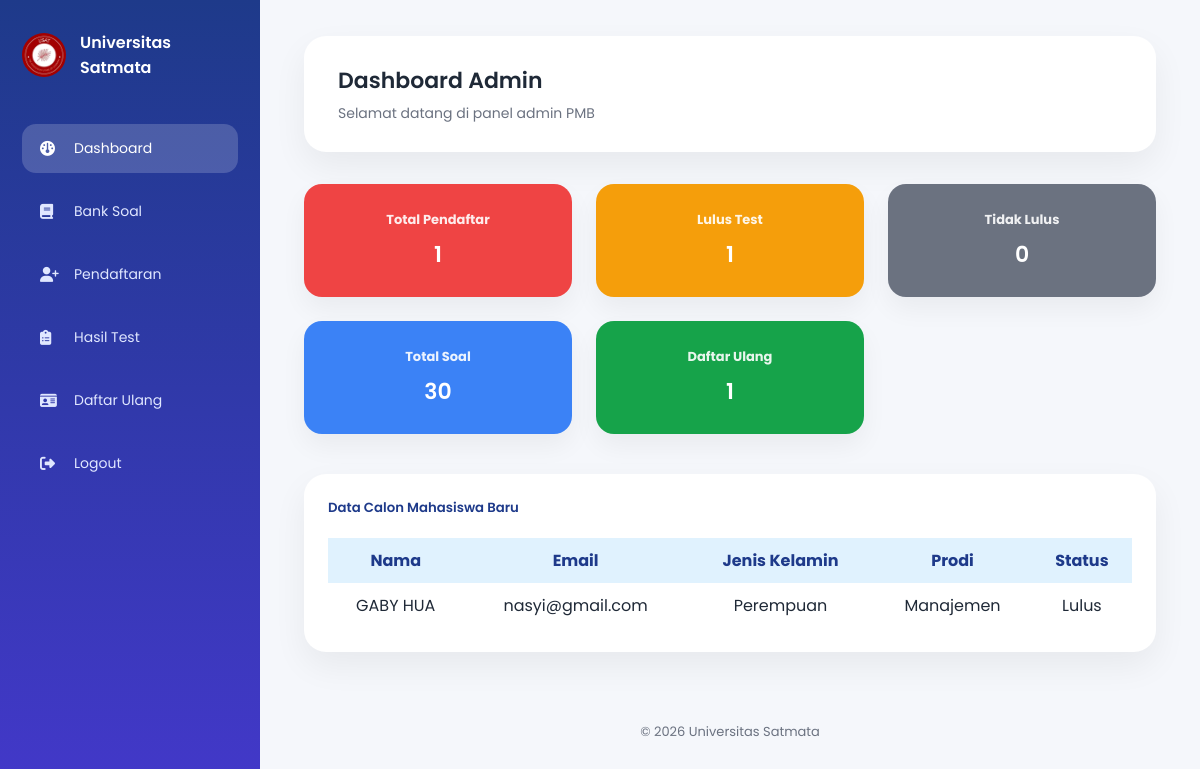
The app's page /admin/dashboard_admin.php with its own data.
### tables this page shows
CREATE TABLE `calon_mahasiswa` (
  `id` int(11) NOT NULL,
  `user_id` int(11) DEFAULT NULL,
  `nama` varchar(100) DEFAULT NULL,
  `jenis_kelamin` enum('Laki-laki','Perempuan') DEFAULT NULL,
  `email` varchar(100) DEFAULT NULL,
  `phone` varchar(20) DEFAULT NULL,
  `asal_sekolah` varchar(100) DEFAULT NULL,
  `prodi` varchar(50) DEFAULT NULL,
  `alamat` text DEFAULT NULL,
  `tanggal_lahir` date DEFAULT NULL,
  `foto` varchar(255) DEFAULT NULL,
  `tanggal_daftar` date DEFAULT NULL,
  `status_test` enum('Belum','Lulus','Tidak Lulus') DEFAULT 'Belum',
  `nilai_test` int(11) DEFAULT NULL,
  `nomor_test` varchar(20) DEFAULT NULL,
  `nim` varchar(20) DEFAULT NULL,
  `tanggal_test` date DEFAULT NULL,
  `profil_lengkap` tinyint(1) DEFAULT 0
);

### admin/dashboard_admin.php (the view, shortened to what this page needs)
<?php
include '../config.php';
$total_pendaftar    = mysqli_num_rows(mysqli_query($conn,"SELECT id FROM calon_mahasiswa"));
$lulus              = mysqli_num_rows(mysqli_query($conn,"SELECT id FROM calon_mahasiswa WHERE status_test='Lulus'"));
$gagal              = mysqli_num_rows(mysqli_query($conn,"SELECT id FROM calon_mahasiswa WHERE status_test='Tidak Lulus'"));
$total_daftar_ulang = mysqli_num_rows(mysqli_query($conn,"SELECT id FROM calon_mahasiswa WHERE nim IS NOT NULL"));
$total_soal         = mysqli_num_rows(mysqli_query($conn,"SELECT id FROM soal"));
$data = mysqli_query($conn,"SELECT * FROM calon_mahasiswa ORDER BY id DESC LIMIT 5");
?>
<!DOCTYPE html>
<html lang="id">
<head>
<link rel="stylesheet" href="https://cdnjs.cloudflare.com/ajax/libs/font-awesome/6.5.0/css/all.min.css">
</head>
<body>
<div class="sidebar">
    <div class="brand">
        <img src="../assets/usat.jpg" alt="Logo">
        <h3>Universitas Satmata</h3>
    </div>
    <a href="dashboard_admin.php" class="active"><i class="fa-solid fa-gauge"></i> Dashboard</a>
    <a href="bank_soal.php"><i class="fa-solid fa-book"></i> Bank Soal</a>
    <a href="admin_pendaftaran.php"><i class="fa-solid fa-user-plus"></i> Pendaftaran</a>
    <a href="hasil_test_admin.php"><i class="fa-solid fa-clipboard-list"></i> Hasil Test</a>
    <a href="daftar_ulang_admin.php"><i class="fa-solid fa-id-card"></i> Daftar Ulang</a>
    <a href="logout_admin.php"><i class="fa-solid fa-right-from-bracket"></i> Logout</a>
</div>
<div class="main">
<div class="header">
    <h2>Dashboard Admin</h2>
    <p>Selamat datang di panel admin PMB</p>
</div>
<div class="info">
    <div class="info-card bg-pendaftar"><h4>Total Pendaftar</h4><p><?= $total_pendaftar ?></p></div>
    <div class="info-card bg-lulus"><h4>Lulus Test</h4><p><?= $lulus ?></p></div>
    <div class="info-card bg-gagal"><h4>Tidak Lulus</h4><p><?= $gagal ?></p></div>
    <div class="info-card bg-soal"><h4>Total Soal</h4><p><?= $total_soal ?></p></div>
    <div class="info-card bg-daftar-ulang"><h4>Daftar Ulang</h4><p><?= $total_daftar_ulang ?></p></div>
</div>
<div class="table-card">
    <h5>Data Calon Mahasiswa Baru</h5>
    <table class="table table-bordered align-middle">
        <thead>
            <tr>
                <th>Nama</th>
                <th>Email</th>
                <th>Jenis Kelamin</th>
                <th>Prodi</th>
                <th>Status</th>
            </tr>
        </thead>
        <tbody>
        <?php while($row=mysqli_fetch_assoc($data)){ ?>
            <tr>
                <td><?= htmlspecialchars($row['nama']) ?></td>
                <td><?= htmlspecialchars($row['email']) ?></td>
                <td><?= htmlspecialchars($row['jenis_kelamin'] ?? '') ?></td>
                <td><?= htmlspecialchars($row['prodi']) ?></td>
                <td><?= htmlspecialchars($row['status_test']) ?></td>
            </tr>
        <?php } ?>
        </tbody>
    </table>
</div>
<footer>© <?= date('Y') ?> Universitas Satmata</footer>
</div>
</body>
</html>

### admin/dashboard_admin.php (style rules this page uses)
* { margin: 0; padding: 0; box-sizing: border-box; font-family: 'Poppins', sans-serif; }
body { background: #f5f7fb; display: flex; color: #1f2937; min-height: 100vh; }
.sidebar { width: 260px; min-height: 100vh; position: fixed; background: linear-gradient(180deg, #1e3a8a, #4338ca); padding: 30px 22px; color: #fff; }
.sidebar .brand { display: flex; align-items: center; gap: 14px; margin-bottom: 44px; }
.sidebar img { width: 44px; height: 44px; border-radius: 50%; object-fit: cover; }
.sidebar h3 { font-size: 16px; font-weight: 600; }
.sidebar a { display: flex; align-items: center; gap: 14px; padding: 14px 18px; margin-bottom: 14px; border-radius: 14px; color: #e0e7ff; text-decoration: none; font-size: 14px; transition: 0.25s; }
.sidebar a i { width: 20px; font-size: 15px; }
.sidebar a.active, .sidebar a:hover { background: rgba(255, 255, 255, 0.18); color: #fff; }
.main { margin-left: 260px; width: 100%; padding: 36px 44px; }
.header { background: #fff; padding: 28px 34px; border-radius: 22px; box-shadow: 0 14px 34px rgba(0, 0, 0, 0.06); margin-bottom: 32px; }
.header h2 { font-size: 22px; font-weight: 600; margin-bottom: 6px; }
.header p { font-size: 14px; color: #6b7280; }
.info { display: grid; grid-template-columns: repeat(auto-fit, minmax(220px, 1fr)); gap: 24px; margin-bottom: 40px; }
.info-card { padding: 26px 24px; border-radius: 18px; box-shadow: 0 12px 26px rgba(0, 0, 0, 0.05); text-align: center; transition: transform 0.3s, box-shadow 0.3s; }
.info-card h4 { font-size: 13px; margin-bottom: 8px; color: rgba(255, 255, 255, 0.9); }
.info-card p { font-size: 22px; font-weight: 600; color: inherit; }
.bg-pendaftar { background: #ef4444; color: white; }
.bg-lulus { background: #f59e0b; color: white; }
.bg-gagal { background: #6b7280; color: white; }
.bg-soal { background: #3b82f6; color: white; }
.bg-daftar-ulang { background: #16a34a; color: white; }
.table-card { background: #fff; padding: 24px; border-radius: 22px; box-shadow: 0 14px 34px rgba(0, 0, 0, 0.06); }
.table-card h5 { margin-bottom: 20px; font-weight: 600; color: #1e3a8a; }
.table-card table { width: 100%; border-collapse: collapse; }
.table-card th { background: #e0f2fe; color: #1e3a8a; padding: 10px; }
.table-card td { padding: 10px; text-align: center; }
footer { margin: 70px 0 20px; text-align: center; font-size: 13px; color: #6b7280; }

### records on screen
calon_mahasiswa: nama "GABY HUA", email "nasyi@gmail.com", jenis_kelamin "Perempuan", prodi "Manajemen", status_test "Lulus"

### other values on screen
$total_pendaftar "1"
$lulus "1"
$gagal "0"
$total_soal "30"
$total_daftar_ulang "1"
